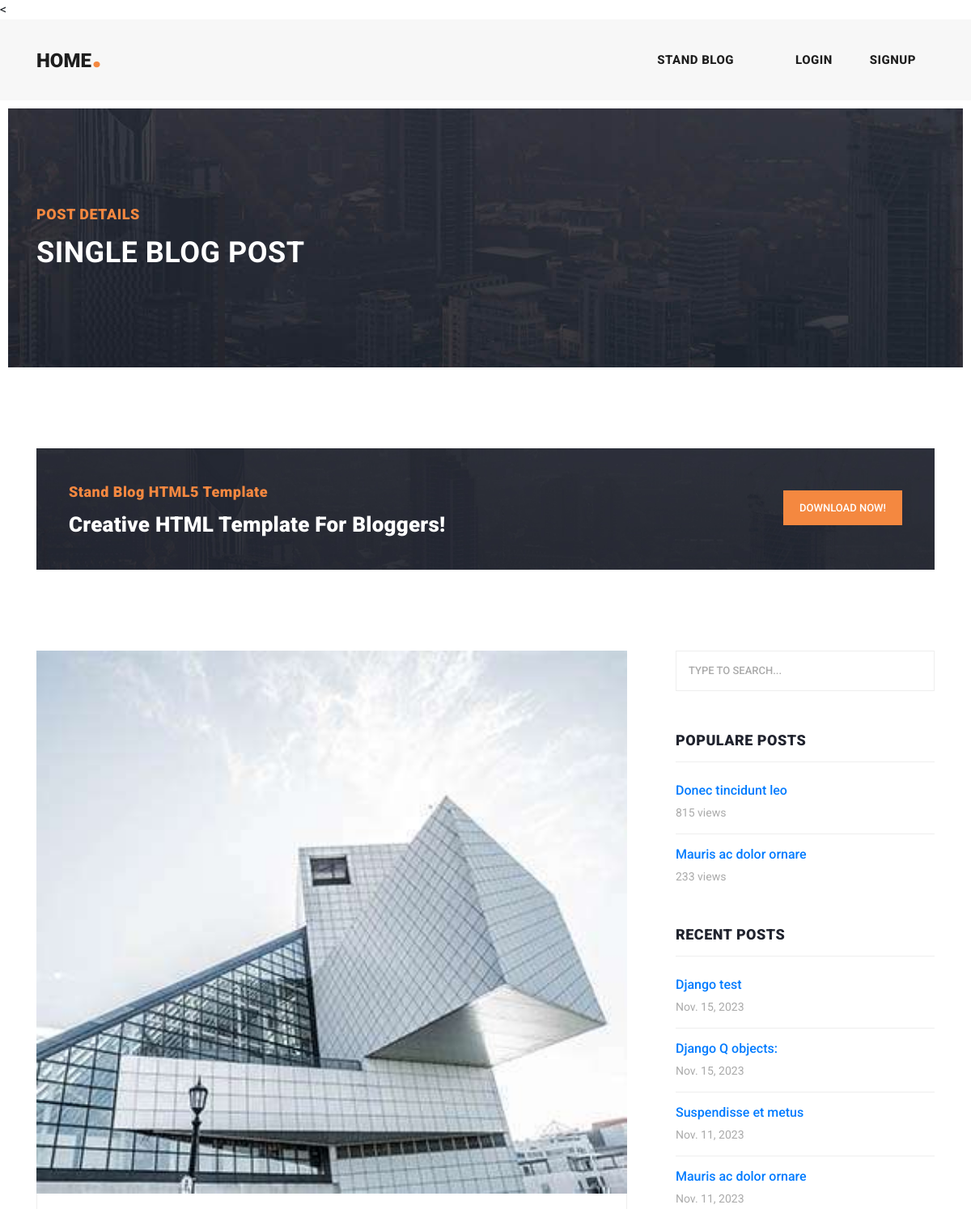
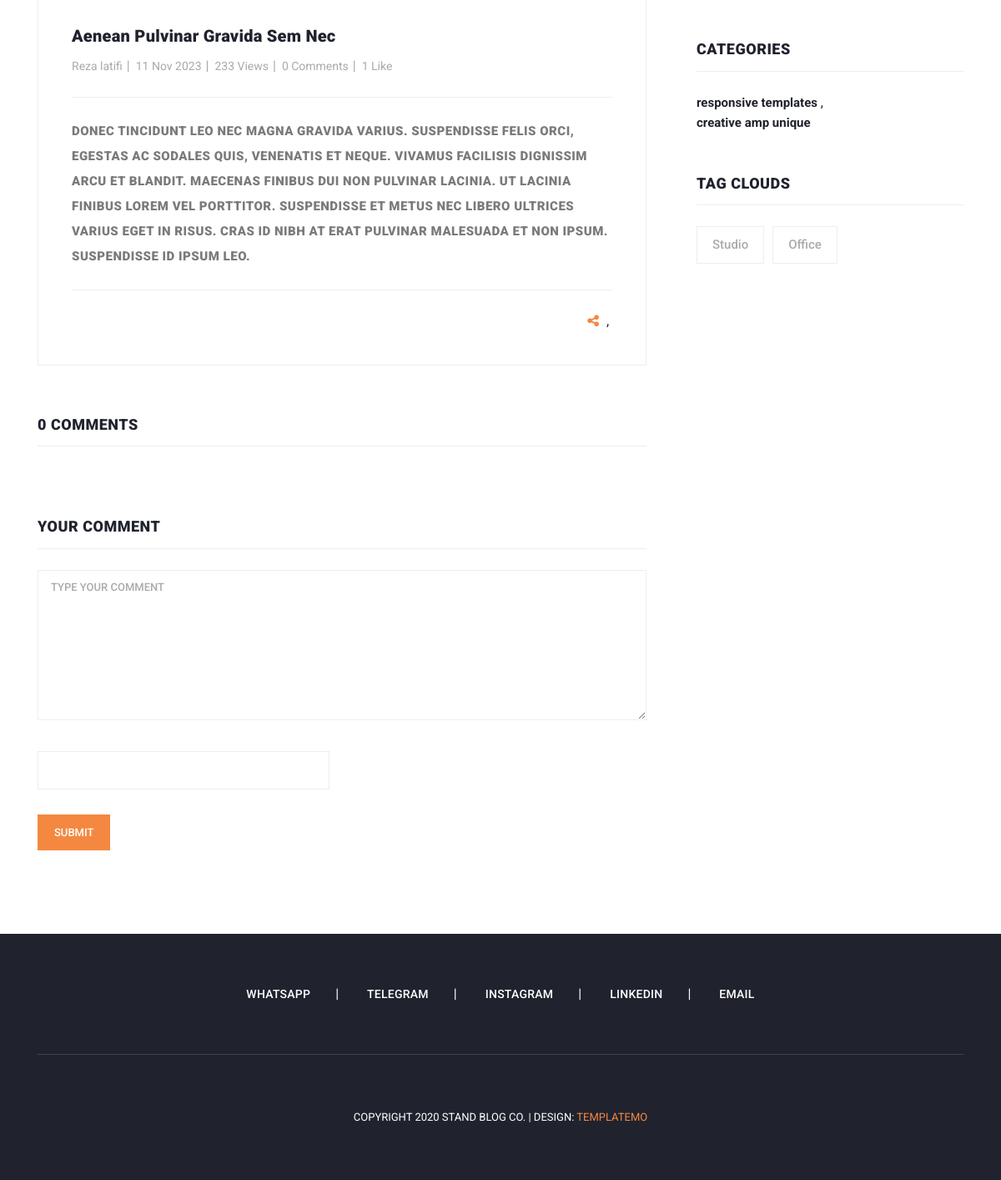
Page /blog/post-10/mauris-ac-dolor-ornare/ on the committed database (2 pictures, top to bottom).
### blog/models.py (models this page shows, shortened)
class MainModel(models.Model):
    create_date = models.DateTimeField(auto_now_add=True, blank=True, null=True, verbose_name=_("create date"))
    modify_date = models.DateTimeField(auto_now=True, blank=True, null=True, verbose_name=_("modify date"))
    is_active = models.BooleanField(default=True, verbose_name=_("is active"))
    def save(self, *args, **kwargs):
        image_fields = get_image_field(self)
        self.full_clean()
        super().save(*args, **kwargs)
    class Meta:
        abstract = True

class Post(MainModel):
    image = models.ImageField(upload_to=UploadToPathAndRename("blog"),default='blog/defualt.jpg')
    author = models.ForeignKey(User,on_delete=models.SET_NULL,null=True, related_name='posts_author')
    title = models.CharField(max_length=255)
    slug = models.SlugField(null=True,blank=True,unique=True)
    content = models.TextField()
    tags = TaggableManager()
    category = models.ManyToManyField(Category)
    counted_views = models.IntegerField(default=0)
    status = models.BooleanField(default=False)
    published_date = models.DateTimeField(null=False)
    created_date = models.DateTimeField(auto_now_add=True)
    updated_date = models.DateTimeField(auto_now=True)
    login_require = models.BooleanField(default=False)
    def save (self, force_insert = False, force_update=False, using=None,update_fields=None):
        self.slug = slugify(self.title)
        super(Post,self).save()
    def image_tag(self):
        return mark_safe(f'<img src="{settings.MEDIA_URL}{self.image}" height="50" />')
    image_tag.allow_tags = True
    image_tag.short_description = "---"
    def get_absolute_url(self):
       return reverse("blog:blog-details", args=(self.id, self.slug))

class Category(models.Model):
    name = models.CharField(max_length=255)

### blog/views.py (the view, shortened to what this page needs)
# urls.py: path('post-<int:post_id>/<slug:post_slug>/',Blog_Details_View.as_view(), name ='blog-details'),
class Blog_Details_View(View):
    form_class = CommentForm
    template_name = 'blog/blog-details.html'
    def setup(self, request, *args, **kwargs):
        self.post_instance = get_object_or_404(Post,pk=kwargs['post_id'],slug= kwargs['post_slug'])
        self.images_instance = PostImage.objects.filter(product_id =kwargs['post_id'])
        self.comment_instance = Comment.objects.filter(approach=True,parent=None,post=self.post_instance.id).order_by('created_date')
        return super().setup(request, *args, **kwargs)
    def get(self,request,*args, **kwargs):
        form = self.form_class()
        if not self.post_instance.login_require or request.user.is_authenticated:
            print('salaam')
            can_like = False
            if request.user.is_authenticated and self.post_instance.user_can_like(request.user):
                can_like = True
            self.post_instance.counted_views+=1
            self.post_instance.save()
            form = self.form_class()
            content = {'post':self.post_instance,'form':form,'can_like':can_like,'images':self.images_instance,'comments': self.comment_instance}#,"replyes":self.reply_inctance,
            return render (request , self.template_name,content)
        else:
            return redirect("/accounts/login?next="+request.path)

### blog/forms.py
class CommentForm(forms.ModelForm):
    captcha = CaptchaField()
    class Meta:
        model = Comment
        fields = ['message',]

### blog/models.py (called while the page is built)
def get_image_field(self):
    output = []
    for k, v in self.__dict__.items():
        if isinstance(v, ImageFieldFile):
            output.append(k)
    return output

### blog/templatetags/blog_tags.py (called while the page is built)
@register.inclusion_tag('blog/recent-posts.html')
def recent_posts():
    posts = Post.objects.filter(status=1).order_by('-published_date')[:4]
    return { 'posts':posts }

@register.inclusion_tag('blog/populare-posts.html')
def populare_posts():
    posts = Post.objects.filter(status=1).order_by('-counted_views')[:2]
    return { 'posts':posts }

### context_processors/context_processors.py (called while the page is built)
def MYInformation(request):
    myinformations = Information.objects.all().first()
    year,month,day = get_data(myinformations.birthday.day,myinformations.birthday.month,myinformations.birthday.year)
    return {'myinformations':myinformations,"year":year} #"month":month,"day":day

### website/Calculation_age.py (called while the page is built)
def calculate_age(birth_date, current_date):
    years = current_date.year - birth_date.year
    months = current_date.month - birth_date.month
    days = current_date.day - birth_date.day
    if days < 0:
        months -= 1
        days += get_days_in_month(birth_date.month, birth_date.year)
    if months < 0:
        years -= 1
        months += 12
    return years, months, days

def get_days_in_month(month, year):
    if month == 2:  # February
        if year % 4 == 0 and (year % 100 != 0 or year % 400 == 0):
            return 29  # Leap year
        else:
            return 28
    elif month in [4, 6, 9, 11]:  # April, June, September, November
        return 30
    else:
        return 31

def get_data(birth_day,birth_month,birth_year):
    current_date = date.today()
    birth_date = date(birth_year, birth_month, birth_day)
    if birth_date <= current_date:
        age_years, age_months, age_days = calculate_age(birth_date, current_date)
        return age_years,age_months,age_days
    else:
        return None

### templates/blog/blog-details.html (shortened to what this page needs)
{% extends 'base_blog.html'%}
{% load humanize %}
{% load static %}
{% block content%}
{% load blog_tags %}
{% load social_share %}
    <div class="heading-page header-text">
      <section class="page-heading">
        <div class="container">
          <div class="row">
            <div class="col-lg-12">
              <div class="text-content">
                <h4>Post Details</h4>
                <h2>Single blog post</h2>
              </div>
            </div>
          </div>
        </div>
      </section>
    </div>
    <section class="call-to-action">
      <div class="container">
        <div class="row">
          <div class="col-lg-12">
            <div class="main-content">
              <div class="row">
                <div class="col-lg-8">
                  <span>Stand Blog HTML5 Template</span>
                  <h4>Creative HTML Template For Bloggers!</h4>
                </div>
                <div class="col-lg-4">
                  <div class="main-button">
                    <a rel="nofollow" href="https://templatemo.com/tm-551-stand-blog" target="_parent">Download Now!</a>
                  </div>
                </div>
              </div>
            </div>
          </div>
        </div>
      </div>
    </section>
    <section class="blog-posts grid-system">
      <div class="container">
        <div class="row">
          <div class="col-lg-8">
            <div class="all-blog-posts">
              <div class="row">
                <div class="col-lg-12">
                  <div class="blog-post">
                    <div class="blog-thumb">
                      <img src="{{post.image.url}}" alt="">
                    </div>
                    <div class="down-content">
                      <a><h4>Aenean pulvinar gravida sem nec</h4></a>
                      <ul class="post-info">
                        <li><a href="{% url 'blog:author' author_username=post.author.username %}">{{post.author.get_full_name}}</a></li>
                        <li><a>{{post.published_date|date:"d M Y"}}</a></li>
                        <li><a>{{post.counted_views|intcomma}} Views</a></li>
                        <li><a>{{ comment | length }} Comments</a></li>
                        <li><a id="count1">{{post.upost.all.count}} </a> <a>Like</a> </li>
                      </ul>
                      {{ post.content|safe}}
                      <div class="post-options">
                        <div class="row">
                          <div class="col-6">
                          </div>
                          <div class="col-6">
                            <ul class="post-share">
                                  <li><i class="fa fa-share-alt"></i></li>
                                  <li>{% post_to_whatsapp post.get_absolute_url "WhatsApp" %}</li>,
                                  </ul>
                                </div>
                              </div>
                            </div>
                          </div>
                        </div>
                      </div>
                      {% include 'blog/blog-comment.html' %}
                <div class="col-lg-12" id = "message">
                  <div class="sidebar-item submit-comment">
                    <div class="sidebar-heading" >
                      <h2>Your comment</h2>
                    </div>
                    <div class="content">
                      <form  action="{{ post.get_absolute_url }}" method="post">
                        <div class="row">
                          <div class="col-lg-12">
                            <fieldset>
                              <textarea name="message"   id="textarea" placeholder="Type your comment" required=""></textarea>
                            </fieldset>
                          </div>
                          <div class="col-md-6 col-sm-12">{{form.captcha}}</div>
                          <div class="col-lg-12">
                            <fieldset>
                              <button type="submit"  class="main-button">Submit</button>
                            </fieldset>
                          </div>
                        </div>
                      </form>
                    </div>
                  </div>
                </div>
              </div>
            </div>
          </div>
          <div class="col-lg-4">
            <div class="sidebar">
              <div class="row">
                <div class="col-lg-12">
                  {% include 'blog/blog-search.html' %}
                </div>
                {% populare_posts %}
								{% recent_posts %}
                {% include 'blog/blog-categories.html' %}
                {% include 'blog/blog-tags.html' %}
            </div>
          </div>
        </div>
      </div>
    </div>
  </section>
    {% endblock %}

### templates/blog/populare-posts.html (shortened to what this page needs)
{% load static %}
{% load humanize %}
<div class="col-lg-12">
    <div class="sidebar-item recent-posts">
      <div class="sidebar-heading">
        <h2>Populare Posts</h2>
      </div>
      <div class="content">
        <ul>
            {% for post in posts %}
          <li><a href="{{ post.get_absolute_url }}">
            <h6>{{post.title}}</h6>
            <span>{{post.counted_views}} views</span>
          </a></li>
          {% endfor %}
        </ul>
      </div>
    </div>
  </div>

### templates/blog/recent-posts.html (shortened to what this page needs)
{% load static %}
{% load humanize %}
<div class="col-lg-12">
    <div class="sidebar-item recent-posts">
      <div class="sidebar-heading">
        <h2>Recent Posts</h2>
      </div>
      <div class="content">
        <ul>
            {% for post in posts %}
          <li><a href="{{ post.get_absolute_url }}">
            <h6>{{post.title}}</h6>
            <span>{{post.published_date|naturalday}}</span>
          </a></li>
          {% endfor %}
        </ul>
      </div>
    </div>
  </div>

### templates/blog/blog-categories.html
{% load static %}
  <div class="col-lg-12">
                  <div class="sidebar-item categories">
                    <div class="sidebar-heading">
                      <h2>Categories</h2>
                    </div>
                    {% for cat in post.category.all %}
                    <div class="content">
                      <ul>
                        <li><a href="{% url 'blog:category' cat_name=cat.name|slugify %}">{{ cat.name }} </a>{% if not forloop.last %},{% endif%}</a></li>
                      </ul>
                    </div>
                    {% endfor %}
                  </div>
                </div>

### templates/blog/blog-tags.html
{% load static %}
<div class="col-lg-12">
    <div class="sidebar-item tags">
      <div class="sidebar-heading">
        <h2>Tag Clouds</h2>
      </div>
      <div class="content">
        <ul>
            {% for tag in post.tags.all %}
          <li><a href="{% url 'blog:tag' tag_name=tag.slug %}">{{tag.name}}</a></li>
          {% endfor %}
        </ul>
      </div>
    </div>
  </div>

### rows in the picture
Post: image (picture), author.get_full_name "Reza latifi", published_date "11 Nov 2023", counted_views "233", upost.all.count "1", content "DONEC TINCIDUNT LEO NEC MAGNA GRAVIDA VARIUS. SUSPENDISSE FELIS ORCI, EGESTAS AC SODALES QUIS, VENENATIS ET NEQUE. VIVAMUS FACILISIS DIGNISSIM ARCU ET BLANDIT. MAECENAS FINIBUS DUI NON PULVINAR LACINIA. UT LACINIA FINIBUS LOREM VEL PORTTITOR. SUSPENDISSE ET METUS NEC LIBERO ULTRICES VARIUS EGET IN RISUS. CRAS ID NIBH AT ERAT PULVINAR MALESUADA ET NON IPSUM. SUSPENDISSE ID IPSUM LEO.", title "Mauris ac dolor ornare", published_date "Nov. 11, 2023"
Post: title "Donec tincidunt leo", counted_views "815"
Post: title "Django test", published_date "Nov. 15, 2023"
Post: title "Django Q objects:", published_date "Nov. 15, 2023"
Post: title "Suspendisse et metus", published_date "Nov. 11, 2023"
Category: name "responsive templates"
Category: name "creative amp unique"
Tag: name "Studio"
Tag: name "Office"

### other values in the picture
{{ comment | length }} "0"
{{ comments | length }} "0"
